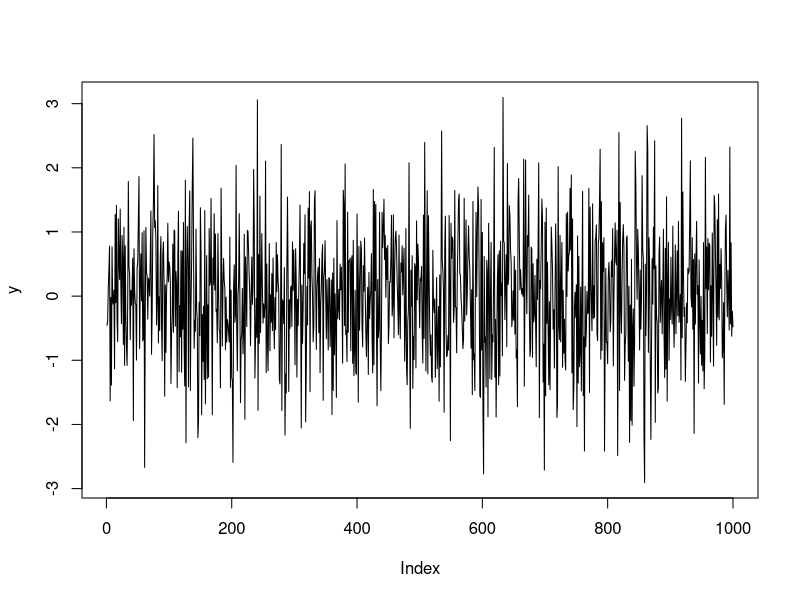
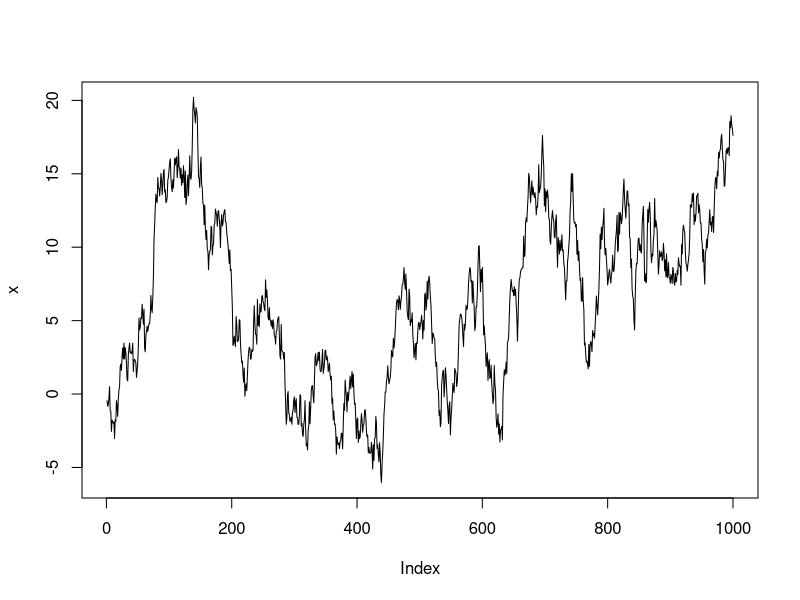

Reproduce these figures in R, in order.
# Session 5&6 - 18/07/2020
# More stationarity tests

setwd("D:/Analytics/R/FMA/Datasets")
rm(list=ls()) # Remove all variables from environment

data = read.csv("Nifty 50 Index.csv", header = T)
head(data)
tail(data)
nrow(data)
ncol(data)
data[,2] <- as.numeric(data[,2])
str(data)

# Selecting Price removing missing values
price <- data[,2]

sum(is.na(price))

# ADF Test for stationarity  ---- LOW power test - good size property
library(tseries)
adf.test(price)
# Comes out to be stationary

# Phillips-Perron(PP) Test
pp.test(price)
# Comes out to be non stationary  ---- HIGH power test - small size property

# KPSS test 
kpss.test(price)


# Estimating log returns and check stationarity
ret <- diff(log(price))
adf.test(ret)

# Test for auto correlation - Ljung Box test
Box.test(ret)
# p < 0.05 ----> Reject H0, i.e. There is auto correlation >> Predictable


# Simulate a white noise with mean 0 and SD 1 ---> resembles Return
y <- rnorm(1000,0,1)
plot(y, type = "l")

# Tests on white noise (WN)
adf.test(y)               # p-value will be < 0.05  --> Stationary
jarque.bera.test(y)       # p-value will be > 0.05  --> Normal
Box.test(y)               # p-value will be > 0.05  --> No auto-correlation

# Random walk : a cumulative sum of white noise ---> resembles Price
x <- cumsum(y)
plot(x, type = "l")

# Tests on Random walk (RW)
adf.test(x)               # p-value will be > 0.05  --> Non stationary












